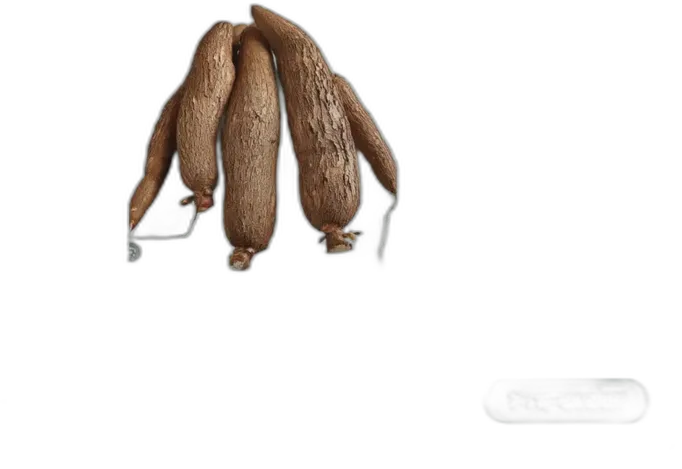
#> input picture src/assets/img/yam-temp.webp, 682 x 469 px, shrunk from 835 x 574 before the run, found by its file name
$ python crop_yam.py
#> lines starting #> are read from the running program, lines starting #| are printed output that depends on the picture
from PIL import Image

def process():
    input_path = '/Users/CEO/Desktop/my-farmgate-project/src/assets/img/yam-temp.webp'
    output_path = '/Users/CEO/Desktop/my-farmgate-project/src/assets/img/cassava-new.webp'

    img = Image.open(input_path).convert("RGBA")
#> img is the input picture: PIL image 682x469 RGBA; mean R, G, B, A 14.8, 11.4, 8.7, 30.7
    width, height = img.size
#> width = 682; height = 469

    # We want to crop out the left and right small tubers.
    # Let's crop from x=190 to x=width-150
    left_crop = 180
    right_crop = width - 160
#> right_crop = 522

    img = img.crop((left_crop, 0, right_crop, height))
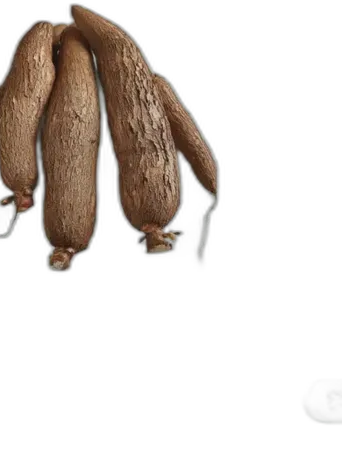
#> img: PIL image 342x469 RGBA; mean R, G, B, A 27.1, 20.7, 15.8, 55.3; transparent parts drawn white

    # Crop transparent edges exactly again
    bbox = img.getbbox()
#> bbox = (0, 0, 342, 426)
    if bbox:
        img = img.crop(bbox)
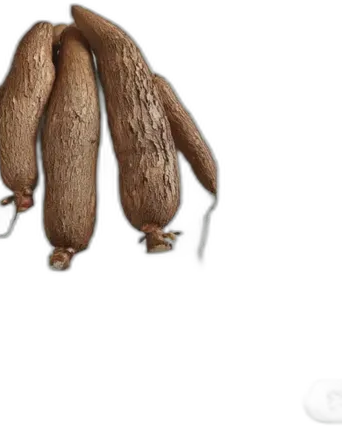
#> img: PIL image 342x426 RGBA; mean R, G, B, A 29.9, 22.8, 17.4, 60.9; transparent parts drawn white

    # Add 30% transparent padding so it doesn't look huge in the UI
    w, h = img.size
#> w = 342; h = 426
    new_w = int(w * 1.3)
#> new_w = 444
    new_h = int(h * 1.3)
#> new_h = 553

    padded_img = Image.new("RGBA", (new_w, new_h), (255, 255, 255, 0))
    offset_x = (new_w - w) // 2
#> offset_x = 51
    offset_y = (new_h - h) // 2
#> offset_y = 63
    padded_img.paste(img, (offset_x, offset_y))
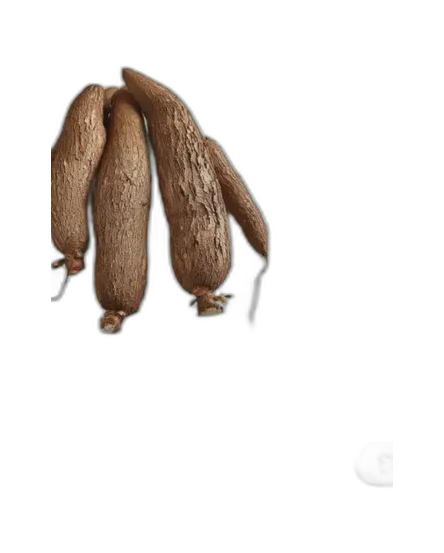
#> padded_img: PIL image 444x553 RGBA; mean R, G, B, A 121.4, 117.2, 114, 36.1; transparent parts drawn white

    padded_img.save(output_path, 'WEBP')
    print("Saved to", output_path)

if __name__ == '__main__':
    process()
